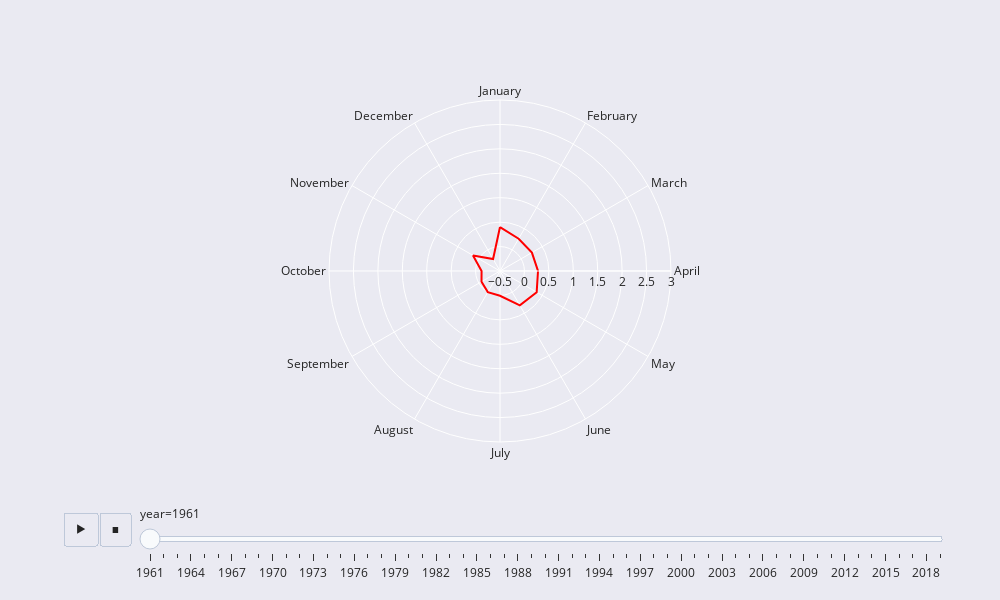

The cell this chart's notebook holds for it:
### Code cell
import warnings
warnings.filterwarnings('ignore')
df0 = df[df['Country Name'] == 'World']
df0.set_index("Months", inplace=True)
df0 = df0.loc[['January', 'February', 'March', 'April', 'May', 'June', 'July','August', 'September', 'October', 'November', 'December' ]]
df0.reset_index(inplace = True)


fig = px.line_polar(df0, r=df0.tem_change, theta=df0.Months, animation_frame='year', line_close=True, color_discrete_sequence=['red'])
fig.update_layout(
  polar=dict(
    radialaxis=dict(
      visible=True,
      range=[-0.5, 3]
    )),
    autosize=False,
    width=1000,
    height=600,
    margin=dict(
        l=50,
        r=50,
        b=100,
        t=100,
        pad=4
    ),
    template='seaborn',
    paper_bgcolor="rgb(234, 234, 242)",
    legend=dict(
        orientation="h",
        yanchor="bottom",
        y=1.02,
        xanchor="right",
        x=1
))


fig.show()

### Figure 1 — Plotly figure (JSON) as saved in the notebook; plotly's stock layout.template omitted (floating-point values rounded to 4 significant figures)
{"data": [{"hovertemplate": "year=1961<br>tem_change=%{r}<br>Months=%{theta}<extra></extra>", "legendgroup": "", "line": {"color": "red", "dash": "solid"}, "marker": {"symbol": "circle"}, "mode": "lines", "name": "", "r": [0.399, 0.263, 0.254, 0.278, 0.367, 0.313, 0.007, -0.001, -0.063, -0.123, 0.138, -0.217, 0.399], "showlegend": false, "subplot": "polar", "theta": ["January", "February", "March", "April", "May", "June", "July", "August", "September", "October", "November", "December", "January"], "type": "scatterpolar"}], "layout": {"autosize": false, "height": 600, "legend": {"orientation": "h", "tracegroupgap": 0, "x": 1, "xanchor": "right", "y": 1.02, "yanchor": "bottom"}, "margin": {"b": 100, "l": 50, "pad": 4, "r": 50, "t": 100}, "paper_bgcolor": "rgb(234, 234, 242)", "polar": {"angularaxis": {"direction": "clockwise", "rotation": 90}, "domain": {"x": [0, 1], "y": [0, 1]}, "radialaxis": {"range": [-0.5, 3], "visible": true}}, "sliders": [{"active": 0, "currentvalue": {"prefix": "year="}, "len": 0.9, "pad": {"b": 10, "t": 60}, "steps": [{"args": [["1961"], {"frame": {"duration": 0, "redraw": true}, "fromcurrent": true, "mode": "immediate", "transition": {"duration": 0, "easing": "linear"}}], "label": "1961", "method": "animate"}, {"args": [["1962"], {"frame": {"duration": 0, "redraw": true}, "fromcurrent": true, "mode": "immediate", "transition": {"duration": 0, "easing": "linear"}}], "label": "1962", "method": "animate"}, {"args": [["1963"], {"frame": {"duration": 0, "redraw": true}, "fromcurrent": true, "mode": "immediate", "transition": {"duration": 0, "easing": "linear"}}], "label": "1963", "method": "animate"}, {"args": [["1964"], {"frame": {"duration": 0, "redraw": true}, "fromcurrent": true, "mode": "immediate", "transition": {"duration": 0, "easing": "linear"}}], "label": "1964", "method": "animate"}, {"args": [["1965"], {"frame": {"duration": 0, "redraw": true}, "fromcurrent": true, "mode": "immediate", "transition": {"duration": 0, "easing": "linear"}}], "label": "1965", "method": "animate"}, {"args": [["1966"], {"frame": {"duration": 0, "redraw": true}, "fromcurrent": true, "mode": "immediate", "transition": {"duration": 0, "easing": "linear"}}], "label": "1966", "method": "animate"}, {"args": [["1967"], {"frame": {"duration": 0, "redraw": true}, "fromcurrent": true, "mode": "immediate", "transition": {"duration": 0, "easing": "linear"}}], "label": "1967", "method": "animate"}, {"args": [["1968"], {"frame": {"duration": 0, "redraw": true}, "fromcurrent": true, "mode": "immediate", "transition": {"duration": 0, "easing": "linear"}}], "label": "1968", "method": "animate"}, {"args": [["1969"], {"frame": {"duration": 0, "redraw": true}, "fromcurrent": true, "mode": "immediate", "transition": {"duration": 0, "easing": "linear"}}], "label": "1969", "method": "animate"}, {"args": [["1970"], {"frame": {"duration": 0, "redraw": true}, "fromcurrent": true, "mode": "immediate", "transition": {"duration": 0, "easing": "linear"}}], "label": "1970", "method": "animate"}, {"args": [["1971"], {"frame": {"duration": 0, "redraw": true}, "fromcurrent": true, "mode": "immediate", "transition": {"duration": 0, "easing": "linear"}}], "label": "1971", "method": "animate"}, {"args": [["1972"], {"frame": {"duration": 0, "redraw": true}, "fromcurrent": true, "mode": "immediate", "transition": {"duration": 0, "easing": "linear"}}], "label": "1972", "method": "animate"}, {"args": [["1973"], {"frame": {"duration": 0, "redraw": true}, "fromcurrent": true, "mode": "immediate", "transition": {"duration": 0, "easing": "linear"}}], "label": "1973", "method": "animate"}, {"args": [["1974"], {"frame": {"duration": 0, "redraw": true}, "fromcurrent": true, "mode": "immediate", "transition": {"duration": 0, "easing": "linear"}}], "label": "1974", "method": "animate"}, {"args": [["1975"], {"frame": {"duration": 0, "redraw": true}, "fromcurrent": true, "mode": "immediate", "transition": {"duration": 0, "easing": "linear"}}], "label": "1975", "method": "animate"}, {"args": [["1976"], {"frame": {"duration": 0, "redraw": true}, "fromcurrent": true, "mode": "immediate", "transition": {"duration": 0, "easing": "linear"}}], "label": "1976", "method": "animate"}, {"args": [["1977"], {"frame": {"duration": 0, "redraw": true}, "fromcurrent": true, "mode": "immediate", "transition": {"duration": 0, "easing": "linear"}}], "label": "1977", "method": "animate"}, {"args": [["1978"], {"frame": {"duration": 0, "redraw": true}, "fromcurrent": true, "mode": "immediate", "transition": {"duration": 0, "easing": "linear"}}], "label": "1978", "method": "animate"}, {"args": [["1979"], {"frame": {"duration": 0, "redraw": true}, "fromcurrent": true, "mode": "immediate", "transition": {"duration": 0, "easing": "linear"}}], "label": "1979", "method": "animate"}, {"args": [["1980"], {"frame": {"duration": 0, "redraw": true}, "fromcurrent": true, "mode": "immediate", "transition": {"duration": 0, "easing": "linear"}}], "label": "1980", "method": "animate"}, {"args": [["1981"], {"frame": {"duration": 0, "redraw": true}, "fromcurrent": true, "mode": "immediate", "transition": {"duration": 0, "easing": "linear"}}], "label": "1981", "method": "animate"}, {"args": [["1982"], {"frame": {"duration": 0, "redraw": true}, "fromcurrent": true, "mode": "immediate", "transition": {"duration": 0, "easing": "linear"}}], "label": "1982", "method": "animate"}, {"args": [["1983"], {"frame": {"duration": 0, "redraw": true}, "fromcurrent": true, "mode": "immediate", "transition": {"duration": 0, "easing": "linear"}}], "label": "1983", "method": "animate"}, {"args": [["1984"], {"frame": {"duration": 0, "redraw": true}, "fromcurrent": true, "mode": "immediate", "transition": {"duration": 0, "easing": "linear"}}], "label": "1984", "method": "animate"}, {"args": [["1985"], {"frame": {"duration": 0, "redraw": true}, "fromcurrent": true, "mode": "immediate", "transition": {"duration": 0, "easing": "linear"}}], "label": "1985", "method": "animate"}, {"args": [["1986"], {"frame": {"duration": 0, "redraw": true}, "fromcurrent": true, "mode": "immediate", "transition": {"duration": 0, "easing": "linear"}}], "label": "1986", "method": "animate"}, {"args": [["1987"], {"frame": {"duration": 0, "redraw": true}, "fromcurrent": true, "mode": "immediate", "transition": {"duration": 0, "easing": "linear"}}], "label": "1987", "method": "animate"}, {"args": [["1988"], {"frame": {"duration": 0, "redraw": true}, "fromcurrent": true, "mode": "immediate", "transition": {"duration": 0, "easing": "linear"}}], "label": "1988", "method": "animate"}, {"args": [["1989"], {"frame": {"duration": 0, "redraw": true}, "fromcurrent": true, "mode": "immediate", "transition": {"duration": 0, "easing": "linear"}}], "label": "1989", "method": "animate"}, {"args": [["1990"], {"frame": {"duration": 0, "redraw": true}, "fromcurrent": true, "mode": "immediate", "transition": {"duration": 0, "easing": "linear"}}], "label": "1990", "method": "animate"}, {"args": [["1991"], {"frame": {"duration": 0, "redraw": true}, "fromcurrent": true, "mode": "immediate", "transition": {"duration": 0, "easing": "linear"}}], "label": "1991", "method": "animate"}, {"args": [["1992"], {"frame": {"duration": 0, "redraw": true}, "fromcurrent": true, "mode": "immediate", "transition": {"duration": 0, "easing": "linear"}}], "label": "1992", "method": "animate"}, {"args": [["1993"], {"frame": {"duration": 0, "redraw": true}, "fromcurrent": true, "mode": "immediate", "transition": {"duration": 0, "easing": "linear"}}], "label": "1993", "method": "animate"}, {"args": [["1994"], {"frame": {"duration": 0, "redraw": true}, "fromcurrent": true, "mode": "immediate", "transition": {"duration": 0, "easing": "linear"}}], "label": "1994", "method": "animate"}, {"args": [["1995"], {"frame": {"duration": 0, "redraw": true}, "fromcurrent": true, "mode": "immediate", "transition": {"duration": 0, "easing": "linear"}}], "label": "1995", "method": "animate"}, {"args": [["1996"], {"frame": {"duration": 0, "redraw": true}, "fromcurrent": true, "mode": "immediate", "transition": {"duration": 0, "easing": "linear"}}], "label": "1996", "method": "animate"}, {"args": [["1997"], {"frame": {"duration": 0, "redraw": true}, "fromcurrent": true, "mode": "immediate", "transition": {"duration": 0, "easing": "linear"}}], "label": "1997", "method": "animate"}, {"args": [["1998"], {"frame": {"duration": 0, "redraw": true}, "fromcurrent": true, "mode": "immediate", "transition": {"duration": 0, "easing": "linear"}}], "label": "1998", "method": "animate"}, {"args": [["1999"], {"frame": {"duration": 0, "redraw": true}, "fromcurrent": true, "mode": "immediate", "transition": {"duration": 0, "easing": "linear"}}], "label": "1999", "method": "animate"}, {"args": [["2000"], {"frame": {"duration": 0, "redraw": true}, "fromcurrent": true, "mode": "immediate", "transition": {"duration": 0, "easing": "linear"}}], "label": "2000", "method": "animate"}, {"args": [["2001"], {"frame": {"duration": 0, "redraw": true}, "fromcurrent": true, "mode": "immediate", "transition": {"duration": 0, "easing": "linear"}}], "label": "2001", "method": "animate"}, {"args": [["2002"], {"frame": {"duration": 0, "redraw": true}, "fromcurrent": true, "mode": "immediate", "transition": {"duration": 0, "easing": "linear"}}], "label": "2002", "method": "animate"}, {"args": [["2003"], {"frame": {"duration": 0, "redraw": true}, "fromcurrent": true, "mode": "immediate", "transition": {"duration": 0, "easing": "linear"}}], "label": "2003", "method": "animate"}, {"args": [["2004"], {"frame": {"duration": 0, "redraw": true}, "fromcurrent": true, "mode": "immediate", "transition": {"duration": 0, "easing": "linear"}}], "label": "2004", "method": "animate"}, {"args": [["2005"], {"frame": {"duration": 0, "redraw": true}, "fromcurrent": true, "mode": "immediate", "transition": {"duration": 0, "easing": "linear"}}], "label": "2005", "method": "animate"}, {"args": [["2006"], {"frame": {"duration": 0, "redraw": true}, "fromcurrent": true, "mode": "immediate", "transition": {"duration": 0, "easing": "linear"}}], "label": "2006", "method": "animate"}, {"args": [["2007"], {"frame": {"duration": 0, "redraw": true}, "fromcurrent": true, "mode": "immediate", "transition": {"duration": 0, "easing": "linear"}}], "label": "2007", "method": "animate"}, {"args": [["2008"], {"frame": {"duration": 0, "redraw": true}, "fromcurrent": true, "mode": "immediate", "transition": {"duration": 0, "easing": "linear"}}], "label": "2008", "method": "animate"}, {"args": [["2009"], {"frame": {"duration": 0, "redraw": true}, "fromcurrent": true, "mode": "immediate", "transition": {"duration": 0, "easing": "linear"}}], "label": "2009", "method": "animate"}, {"args": [["2010"], {"frame": {"duration": 0, "redraw": true}, "fromcurrent": true, "mode": "immediate", "transition": {"duration": 0, "easing": "linear"}}], "label": "2010", "method": "animate"}, {"args": [["2011"], {"frame": {"duration": 0, "redraw": true}, "fromcurrent": true, "mode": "immediate", "transition": {"duration": 0, "easing": "linear"}}], "label": "2011", "method": "animate"}, {"args": [["2012"], {"frame": {"duration": 0, "redraw": true}, "fromcurrent": true, "mode": "immediate", "transition": {"duration": 0, "easing": "linear"}}], "label": "2012", "method": "animate"}, {"args": [["2013"], {"frame": {"duration": 0, "redraw": true}, "fromcurrent": true, "mode": "immediate", "transition": {"duration": 0, "easing": "linear"}}], "label": "2013", "method": "animate"}, {"args": [["2014"], {"frame": {"duration": 0, "redraw": true}, "fromcurrent": true, "mode": "immediate", "transition": {"duration": 0, "easing": "linear"}}], "label": "2014", "method": "animate"}, {"args": [["2015"], {"frame": {"duration": 0, "redraw": true}, "fromcurrent": true, "mode": "immediate", "transition": {"duration": 0, "easing": "linear"}}], "label": "2015", "method": "animate"}, {"args": [["2016"], {"frame": {"duration": 0, "redraw": true}, "fromcurrent": true, "mode": "immediate", "transition": {"duration": 0, "easing": "linear"}}], "label": "2016", "method": "animate"}, {"args": [["2017"], {"frame": {"duration": 0, "redraw": true}, "fromcurrent": true, "mode": "immediate", "transition": {"duration": 0, "easing": "linear"}}], "label": "2017", "method": "animate"}, {"args": [["2018"], {"frame": {"duration": 0, "redraw": true}, "fromcurrent": true, "mode": "immediate", "transition": {"duration": 0, "easing": "linear"}}], "label": "2018", "method": "animate"}, {"args": [["2019"], {"frame": {"duration": 0, "redraw": true}, "fromcurrent": true, "mode": "immediate", "transition": {"duration": 0, "easing": "linear"}}], "label": "2019", "method": "animate"}], "x": 0.1, "xanchor": "left", "y": 0, "yanchor": "top"}], "updatemenus": [{"buttons": [{"args": [null, {"frame": {"duration": 500, "redraw": true}, "fromcurrent": true, "mode": "immediate", "transition": {"duration": 500, "easing": "linear"}}], "label": "&#9654;", "method": "animate"}, {"args": [[null], {"frame": {"duration": 0, "redraw": true}, "fromcurrent": true, "mode": "immediate", "transition": {"duration": 0, "easing": "linear"}}], "label": "&#9724;", "method": "animate"}], "direction": "left", "pad": {"r": 10, "t": 70}, "showactive": false, "type": "buttons", "x": 0.1, "xanchor": "right", "y": 0, "yanchor": "top"}], "width": 1000}}
